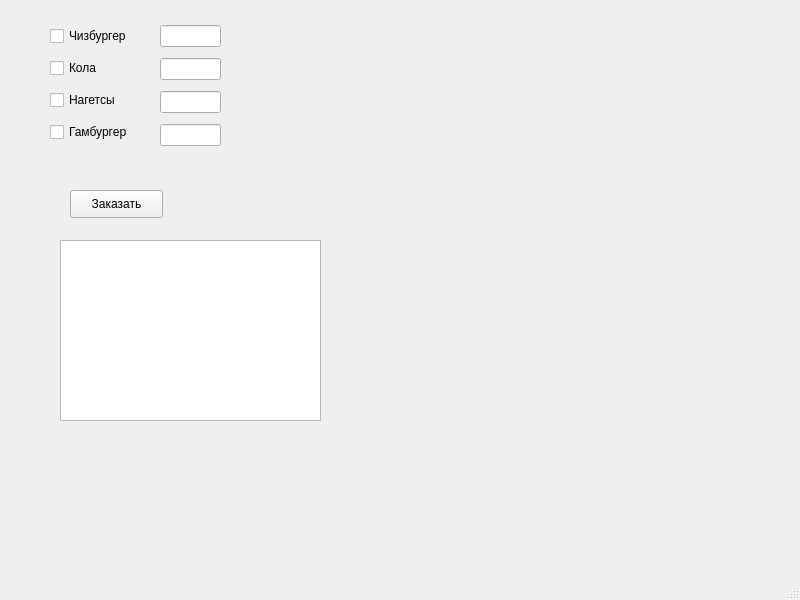
<?xml version="1.0" encoding="UTF-8"?>
<ui version="4.0">
 <class>MainWindow</class>
 <widget class="QMainWindow" name="MainWindow">
  <property name="geometry">
   <rect>
    <x>0</x>
    <y>0</y>
    <width>800</width>
    <height>600</height>
   </rect>
  </property>
  <property name="windowTitle">
   <string>MainWindow</string>
  </property>
  <widget class="QWidget" name="centralwidget">
   <widget class="QPushButton" name="make_order">
    <property name="geometry">
     <rect>
      <x>70</x>
      <y>190</y>
      <width>93</width>
      <height>28</height>
     </rect>
    </property>
    <property name="text">
     <string>Заказать</string>
    </property>
   </widget>
   <widget class="QPlainTextEdit" name="menu">
    <property name="geometry">
     <rect>
      <x>60</x>
      <y>240</y>
      <width>261</width>
      <height>181</height>
     </rect>
    </property>
   </widget>
   <widget class="QWidget" name="verticalLayoutWidget">
    <property name="geometry">
     <rect>
      <x>50</x>
      <y>20</y>
      <width>111</width>
      <height>132</height>
     </rect>
    </property>
    <layout class="QVBoxLayout" name="verticalLayout">
     <item>
      <widget class="QCheckBox" name="checkBox1">
       <property name="text">
        <string>Чизбургер</string>
       </property>
      </widget>
     </item>
     <item>
      <widget class="QCheckBox" name="checkBox2">
       <property name="text">
        <string>Кола</string>
       </property>
      </widget>
     </item>
     <item>
      <widget class="QCheckBox" name="checkBox3">
       <property name="text">
        <string>Нагетсы</string>
       </property>
      </widget>
     </item>
     <item>
      <widget class="QCheckBox" name="checkBox4">
       <property name="text">
        <string>Гамбургер</string>
       </property>
      </widget>
     </item>
    </layout>
   </widget>
   <widget class="QWidget" name="verticalLayoutWidget_2">
    <property name="geometry">
     <rect>
      <x>160</x>
      <y>20</y>
      <width>61</width>
      <height>131</height>
     </rect>
    </property>
    <layout class="QVBoxLayout" name="verticalLayout_2">
     <item>
      <widget class="QLineEdit" name="lineEdit1"/>
     </item>
     <item>
      <widget class="QLineEdit" name="lineEdit2"/>
     </item>
     <item>
      <widget class="QLineEdit" name="lineEdit3"/>
     </item>
     <item>
      <widget class="QLineEdit" name="lineEdit4"/>
     </item>
    </layout>
   </widget>
  </widget>
  <widget class="QMenuBar" name="menubar">
   <property name="geometry">
    <rect>
     <x>0</x>
     <y>0</y>
     <width>800</width>
     <height>26</height>
    </rect>
   </property>
  </widget>
  <widget class="QStatusBar" name="statusbar"/>
 </widget>
 <resources/>
 <connections/>
</ui>
